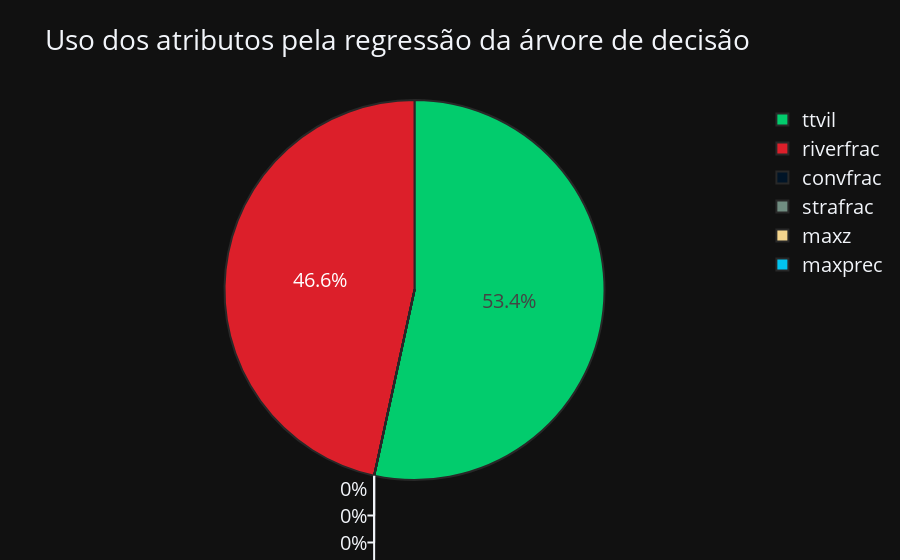

Notebook code cell kept with this figure:
### Code cell
fi = dtr.feature_importances_*100
attrs = {}
for key, value in zip(columns[1:], fi):
    attrs[key] = value

labels = list(attrs.keys())
values = list(attrs.values())
colors = ['#DC1F2A', '#001427', '#708D81', '#F4D58D', '#02CC6D', 
         '#02C4EF', '#FAFF05', '#CD05FF', '#FF8205']

fig = go.Figure()
fig.add_trace(
    go.Pie(labels=labels, values=values)
)

fig.update_traces(hoverinfo='label+percent', textfont_size=20,
                  marker=dict(colors=colors, line=dict(color='#282828', width=2)))
fig.update_layout(
    template='plotly_dark',
    title="Uso dos atributos pela regressão da árvore de decisão",
    font=dict(size=20)
)
fig.show()

### Figure 1 — Plotly figure (JSON) as saved in the notebook; plotly's stock layout.template omitted (floating-point values rounded to 4 significant figures)
{"data": [{"hoverinfo": "label+percent", "labels": ["riverfrac", "convfrac", "strafrac", "maxz", "ttvil", "maxprec"], "marker": {"colors": ["#DC1F2A", "#001427", "#708D81", "#F4D58D", "#02CC6D", "#02C4EF", "#FAFF05", "#CD05FF", "#FF8205"], "line": {"color": "#282828", "width": 2}}, "textfont": {"size": 20}, "type": "pie", "values": [46.59, 0, 0, 0, 53.41, 0]}], "layout": {"font": {"size": 20}, "title": {"text": "Uso dos atributos pela regressão da árvore de decisão"}}}
